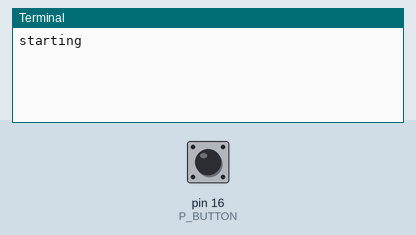
This program was run on a simulated Raspberry Pi (header pin numbers). On the bench: the last lines printed to the terminal. The inputs (shaded band) are chosen by the test bench; at power-on: pin 16 (P_BUTTON) HIGH. Threads take turns every 2 ms; the clock reads 2024-03-15 10:24:30 at power-on unless the program sets it. At 8.8 s the program stops and its outputs stay as they are.

Above: at 5.0 s.
5.1 s: pin 16 (P_BUTTON) pulled LOW for 0.15 s
At 5.7 s:
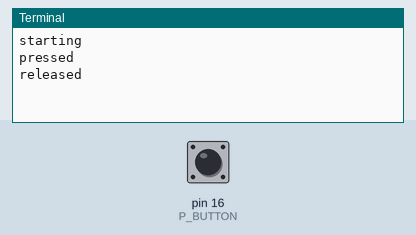
6.8 s: pin 16 (P_BUTTON) pulled LOW for 3.2 s
At 8.0 s:
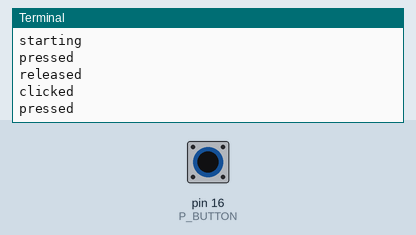

The program:

Button2.py
```python
# Button2.py
# Uses ButtonLib

from ButtonLib import *

def myXButtonListener(event):
    global isExiting
    if event == BUTTON_PRESSED:
        print "pressed"
    elif event == BUTTON_RELEASED:
        print "released"
    elif event == BUTTON_CLICKED:
        print "clicked"
    elif event == BUTTON_DOUBLECLICKED:
        print "double clicked"
    elif event == BUTTON_LONGPRESSED:
        print "long pressed"
        isExiting = True

print "starting"
addXButtonListener(myXButtonListener)
isExiting = False
while not isExiting:
    delay(100)
print "all done"
```

ButtonLib.py
```python
# ButtonLib.py

import RPi.GPIO as GPIO
import time
from threading import Thread

DEBUG = False

# Pushbutton pin
P_BUTTON = 16

# Button event constants
BUTTON_PRESSED = 1
BUTTON_RELEASED = 2
BUTTON_LONGPRESSED = 3
BUTTON_CLICKED = 4
BUTTON_DOUBLECLICKED = 5
BUTTON_LONGPRESS_DURATION = 2 # default (in s) the button must be pressed to be a long press
BUTTON_DOUBLECLICK_TIME = 1 # default time (in s) to wait for a double click event

def delay(interval):
    time.sleep(interval / 1000.0)

class ClickThread(Thread):
    def __init__(self):
        Thread.__init__(self)
        self.start()

    def run(self):
        if DEBUG:
            print "===>ClickThread started"
        global clickThread
        self.isRunning = True
        startTime = time.time()
        while self.isRunning and (time.time() - startTime < BUTTON_DOUBLECLICK_TIME):
            time.sleep(0.1)
        if clickCount == 1 and not isLongPressEvent:
            if xButtonListener != None:
                xButtonListener(BUTTON_CLICKED)
            clickThread = None
        self.isRunning  = False
        if DEBUG:
            print "===>ClickThread terminated"

    def stop(self):
        self.isRunning = False

class ButtonThread(Thread):
    def __init__(self):
        Thread.__init__(self)
        self.isRunning = False

    def run(self):
        if DEBUG:
            print "===>ButtonThread started"
        self.isRunning = True
        startTime = time.time()
        while self.isRunning and (time.time() - startTime < BUTTON_LONGPRESS_DURATION):
            time.sleep(0.1)
        if self.isRunning:
            if buttonListener != None:
                buttonListener(BUTTON_LONGPRESSED)
        if DEBUG:
            print "===>ButtonThread terminated"

    def stop(self):
        self.isRunning = False

def onXButtonEvent(event):
    global clickThread, clickCount, isLongPressEvent
    if event == BUTTON_PRESSED:
        if xButtonListener != None:
            xButtonListener(BUTTON_PRESSED)
        isLongPressEvent = False
        if clickThread == None:
            clickCount = 0
            clickThread = ClickThread()

    elif event == BUTTON_RELEASED:
        if xButtonListener != None:
            xButtonListener(BUTTON_RELEASED)
        if isLongPressEvent and clickThread != None:
            clickThread.stop()
            clickThread = None
            return
        if clickThread != None and clickThread.isRunning:
            clickCount += 1
            if clickCount == 2:
                clickThread.stop()
                clickThread = None
                if xButtonListener != None:
                    xButtonListener(BUTTON_DOUBLECLICKED)
        else:
            clickThread = None

    elif event == BUTTON_LONGPRESSED:
        isLongPressEvent = True
        if xButtonListener != None:
            xButtonListener(BUTTON_LONGPRESSED)

# Hardware callback
def onButtonEvent(channel):
    # switch may bounce: down-up-up, down-up-down, down-down-up etc. in fast sequence
    global buttonThread
    if GPIO.input(P_BUTTON) == GPIO.LOW:
        if buttonThread == None: # down-down is suppressed
            if DEBUG:
                print "->ButtonDown"
            buttonThread = ButtonThread()
            buttonThread.start()
            if buttonListener != None:
                buttonListener(BUTTON_PRESSED)
    else:
        if buttonThread != None: # up-up is suppressed
            if DEBUG:
                print "->ButtonUp"
            buttonThread.stop()
            buttonThread.join(200) # wait until finished
            buttonThread = None
            if buttonListener != None:
                buttonListener(BUTTON_RELEASED)

def addXButtonListener(listener):
    global xButtonListener
    addButtonListener(onXButtonEvent)
    xButtonListener = listener

def addButtonListener(listener):
    global buttonListener
    buttonListener = listener

buttonThread = None
clickThread = None

# Use physical pin numbers
GPIO.setmode(GPIO.BOARD)
GPIO.setwarnings(False)

GPIO.setup(P_BUTTON, GPIO.IN, GPIO.PUD_UP)
# Establish event recognition from button event
GPIO.add_event_detect(P_BUTTON, GPIO.BOTH, onButtonEvent)
```

Measured:
- after the input at 5.1 s, the terminal: prints a new line at once (image 1)
